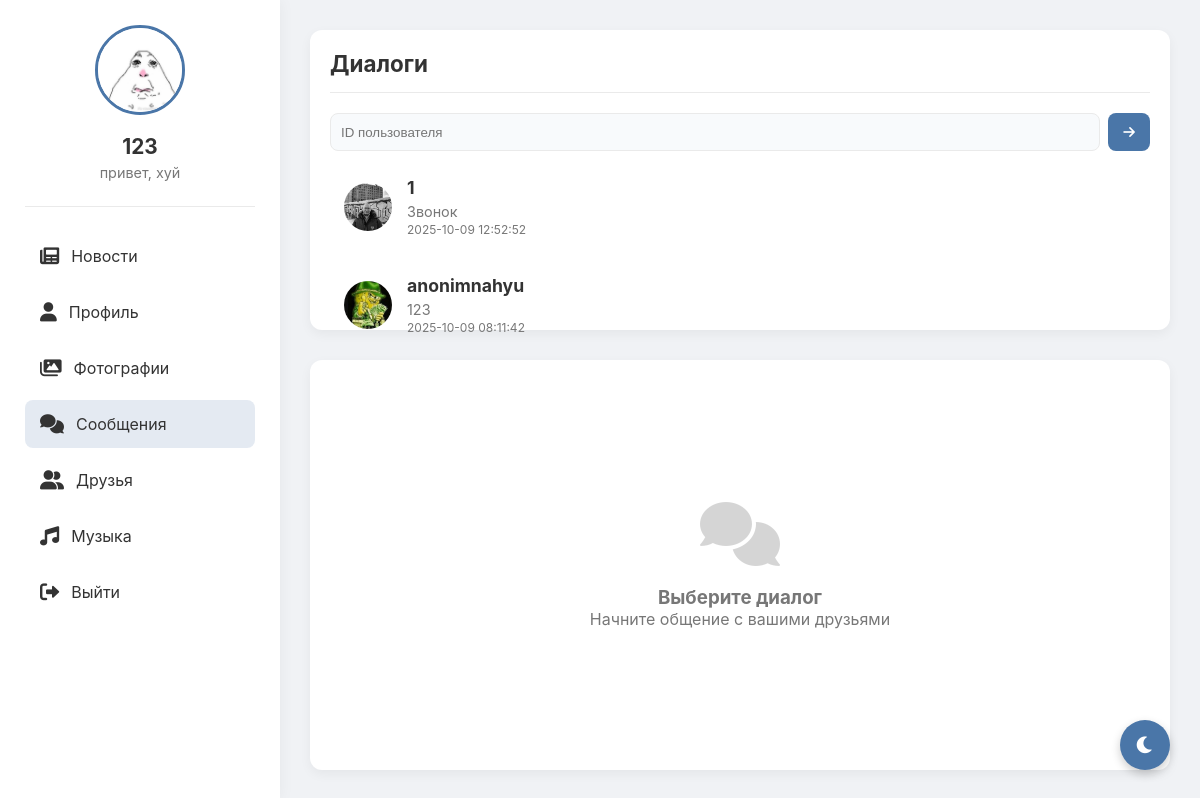
Screenshot of /messages (signed in) with the database file from the repository.
### tables this page shows
CREATE TABLE users (
                id INTEGER PRIMARY KEY AUTOINCREMENT,
                username TEXT UNIQUE NOT NULL,
                password TEXT NOT NULL,
                email TEXT,
                bio TEXT,
                avatar TEXT, role TEXT DEFAULT 'user' CHECK(role IN ('admin', 'moderator', 'user')), is_online BOOLEAN DEFAULT FALSE, last_seen DATETIME, banner TEXT, is_blocked BOOLEAN DEFAULT 0, block_reason TEXT);

CREATE TABLE messages (
                id INTEGER PRIMARY KEY AUTOINCREMENT,
                sender_id INTEGER NOT NULL,
                receiver_id INTEGER NOT NULL,
                content TEXT NOT NULL,
                file_path TEXT,
                timestamp DATETIME DEFAULT CURRENT_TIMESTAMP,
                FOREIGN KEY(sender_id) REFERENCES users(id),
                FOREIGN KEY(receiver_id) REFERENCES users(id));

### routes/messages.py (the view, shortened to what this page needs)
@bp.route('/messages')
@bp.route('/messages/<int:friend_id>')
def messages(friend_id=None):
    if 'user_id' not in session:
        return redirect(url_for('auth.index'))
    user_id = session['user_id']
    conn = get_db()
    c = conn.cursor()
    c.execute("SELECT * FROM users WHERE id = ?", (user_id,))
    user = c.fetchone()
    c.execute('''SELECT users.id, users.username, users.avatar, users.is_online, users.last_seen
                FROM friends
                JOIN users ON friends.friend_id = users.id
                WHERE friends.user_id = ? AND friends.status = 'accepted'
                UNION
                SELECT users.id, users.username, users.avatar, users.is_online, users.last_seen
                FROM friends
                JOIN users ON friends.user_id = users.id
                WHERE friends.friend_id = ? AND friends.status = 'accepted'
                ORDER BY username''', (user_id, user_id))
    friends = c.fetchall()
    last_map = {}
    try:
        c.execute('''SELECT sender_id, receiver_id, content, file_path, timestamp
                     FROM messages
                     WHERE sender_id = ? OR receiver_id = ?
                     ORDER BY timestamp DESC''', (user_id, user_id))
        rows = c.fetchall()
        def make_preview(content, file_path):
            if file_path:
                import os as _os
                name = _os.path.basename(file_path)
                ext = (name.rsplit('.', 1)[-1] or '').lower()
                if ext in ('jpg','jpeg','png','gif','webp','bmp'):
                    return 'Фото'
            if not content:
                return 'Сообщение'
            if isinstance(content, bytes):
                content = content.decode('utf-8', 'ignore')
            text = str(content)
            if text.startswith('[call]'):
                return 'Звонок'
            if text.startswith('enc:'):
                return 'Сообщение'
            if len(text) > 42:
                text = text[:39] + '…'
            return text
        for r in rows:
            sid, rid, cont, fpath, ts = r
            fid = rid if sid == user_id else sid
            if fid in last_map:
                continue
            epoch = None
            try:
                from datetime import datetime as _dt
                try:
                    epoch = int(_dt.strptime(ts.split('.')[0], '%Y-%m-%d %H:%M:%S').timestamp())
                except Exception:
                    epoch = int(_dt.fromisoformat(ts).timestamp())
            except Exception:
                epoch = 0
            last_map[fid] = {'preview': make_preview(cont, fpath), 'time': ts, 'epoch': epoch}
    except Exception:
        last_map = {}
    messages = []
    active_friend = None
    conn.close()
    return render_template('messages.html',
                         user=user,
                         friends=friends,
                         last_map=last_map,
                         messages=messages,
                         friend_id=friend_id,
                         active_friend=active_friend,
                         active_page='messages')

### app.py (called while the page is built)
def _gen_csrf_token():
    import secrets
    token = session.get('_csrf_token')
    if not token:
        token = secrets.token_urlsafe(32)
        session['_csrf_token'] = token
    return token

@app.context_processor
def inject_csrf():
    return {'csrf_token': _gen_csrf_token()}

@app.before_request
def csrf_protect():
    if request.method in ('POST','PUT','PATCH','DELETE'):
        if request.path.startswith('/socket.io') or request.path.startswith('/static'):
            return None
        if request.endpoint in {'auth.index'}:
            if not session.get('_csrf_token'):
                return None
        token = None
        token = request.headers.get('X-CSRFToken') or request.headers.get('X-CSRF-Token')
        if not token:
            token = request.form.get('csrf_token') or request.args.get('csrf_token')
        if not token and request.is_json:
            try:
                token = (request.get_json(silent=True) or {}).get('csrf_token')
            except Exception:
                token = None
        if not token or token != session.get('_csrf_token'):
            return ('CSRF token missing or invalid', 400)

@app.before_request
def enforce_account_block():
    try:
        if request.path.startswith('/static') or request.path.startswith('/socket.io'):
            return None
        if request.endpoint in {'auth.blocked', 'auth.index', 'static.static_files'}:
            return None
        if 'user_id' not in session:
            return None
        from models import get_db
        conn = get_db()
        c = conn.cursor()
        c.execute('SELECT is_blocked, block_reason FROM users WHERE id = ?', (session['user_id'],))
        row = c.fetchone()
        conn.close()
        if row and row['is_blocked']:
            reason = row['block_reason'] or 'Профиль заблокирован администратором'
            return render_template('blocked.html', reason=reason)
    except Exception:
        return None

### models.py (called while the page is built)
def get_db():
    conn = sqlite3.connect('social_network.db')
    conn.row_factory = sqlite3.Row
    return conn

### templates/messages.html (shortened to what this page needs)
<!DOCTYPE html>
<html lang="ru">
<head>
    <link href="https://cdnjs.cloudflare.com/ajax/libs/font-awesome/6.0.0/css/all.min.css" rel="stylesheet">
</head>
<body>
    <div class="app-container">
        <div class="sidebar">
            <div class="profile-card">
                <img src="{% if user[5] %}{{ url_for('static', filename='uploads/' + user[5]) }}{% else %}{{ url_for('static', filename='uploads/default_avatar.png') }}{% endif %}"
                     alt="Avatar"
                     onerror="this.onerror=null; this.src='{{ url_for('static', filename='uploads/default_avatar.png') }}'">
                <h3>{{ user[1] }}</h3>
                <p>{{ user[4] or 'Статус не указан' }}</p>
            </div>
            <div class="nav">
                <a href="{{ url_for('feed.feed') }}">
                    <i class="fas fa-newspaper"></i> Новости
                </a>
                <a href="{{ url_for('profile.profile') }}">
                    <i class="fas fa-user"></i> Профиль
                </a>
                <a href="{{ url_for('gallery.gallery') }}">
                    <i class="fas fa-images"></i> Фотографии
                </a>
                <a href="{{ url_for('messages.messages') }}" {% if active_page == 'messages' %}class="active"{% endif %}>
                    <i class="fas fa-comments"></i> Сообщения
                </a>
                <a href="{{ url_for('friends.friends') }}" {% if active_page == 'friends' %}class="active"{% endif %}>
                    <i class="fas fa-user-friends"></i> Друзья
                </a>
                <a href="{{ url_for('music.music_index') }}" {% if active_page == 'music' %}class="active"{% endif %}>
                    <i class="fas fa-music"></i> Музыка
                </a>
                <a href="{{ url_for('static.logout') }}">
                    <i class="fas fa-sign-out-alt"></i> Выйти
                </a>
            </div>
        </div>
        <div class="content">
            <div class="friends-list">
                <h2>Диалоги</h2>
                <div style="display:flex; gap:8px; margin-bottom:12px;">
                    <input id="start-chat-id" type="number" placeholder="ID пользователя" style="flex:1; padding:8px 10px; border:1px solid var(--border-color); border-radius:8px; background: var(--info-bg); color: var(--text-primary);">
                    <button id="start-chat-btn" title="Написать" style="width:42px;height:38px;border-radius:8px;border:none;background:var(--active-color);color:#fff;cursor:pointer"><i class="fas fa-arrow-right"></i></button>
                </div>
                {% for friend in friends %}
                {% set lm = last_map.get(friend[0]) if last_map else None %}
                {% set preview = (lm.preview if lm else 'Последнее сообщение...') %}
                <div class="friend-item {% if friend_id == friend[0] %}active{% endif %}" onclick="location.href='{{ url_for('messages.messages', friend_id=friend[0]) }}'">
                    <img src="{% if friend[2] %}{{ url_for('static', filename='uploads/' + friend[2]) }}{% else %}{{ url_for('static', filename='uploads/default_avatar.png') }}{% endif %}"
                         alt="Avatar"
                         onerror="this.onerror=null; this.src='{{ url_for('static', filename='uploads/default_avatar.png') }}'">
                    <div class="friend-info">
                        <h3>{{ friend[1] }}</h3>
                        <p>{{ preview }}</p>
                        {% if lm and lm.epoch %}
                        <div style="font-size:12px;color:var(--text-secondary);margin-top:2px;">{{ lm.time }}</div>
                        {% endif %}
                    </div>
                </div>
                {% endfor %}
            </div>
            <div class="chat-container">
                {% if friend_id %}
                <div class="chat-header">
                    <div class="chat-avatar">
                        <img src="{% if active_friend[5] %}{{ url_for('static', filename='uploads/' + active_friend[5]) }}{% else %}{{ url_for('static', filename='uploads/default_avatar.png') }}{% endif %}"
                             alt="Аватар {{ active_friend[1] }}"
                             onerror="this.onerror=null; this.src='{{ url_for('static', filename='uploads/default_avatar.png') }}'">
                        <div class="chat-status {% if active_friend[6] %}chat-status-online{% endif %}"></div>
                        <div class="mic-muted" id="peer-mic-muted" title="Микрофон выключен"><i class="fas fa-microphone-slash"></i></div>
                    </div>
                    <div class="chat-info">
                        <h3>{{ active_friend[1] }}</h3>
                        <p id="peer-status-text">
                            {% if active_friend[6] %}
                                онлайн
                            {% else %}
                                был(а) {{ active_friend[7].strftime('%H:%M') if active_friend[7] else 'недавно' }}
                            {% endif %}
                        </p>
                    </div>
                    <div class="chat-actions">
                        <button id="audio-call-btn" title="Аудиозвонок"><i class="fas fa-phone-alt"></i></button>
                        <button id="video-call-btn" title="Видеозвонок"><i class="fas fa-video"></i></button>
                        <button id="encrypt-btn" title="Шифрование" style="display:inline-flex;"><i class="fas fa-lock-open"></i></button>
                        <button id="mute-btn" title="Отключить микрофон" style="display:none;"><i class="fas fa-microphone"></i></button>
                        <button title="Дополнительно"><i class="fas fa-ellipsis-v"></i></button>
                    </div>
                </div>
                <div class="chat-messages" id="chat-messages">
                    {% for msg in messages %}
                    <div class="message {% if msg[1] == session['user_id'] %}sent{% else %}received{% endif %}">
                        {% if msg[3] and msg[3][:4] == 'enc:' %}
                        <div class="message-text cipher">Сообщение расшифровывается…</div>
                        {% else %}
                        <div class="message-text">{{ msg[3] }}</div>
                        {% endif %}
                        <div class="message-time">{{ msg[4] }}</div>
                    </div>
                    {% endfor %}
                </div>
                <div class="typing-indicator" id="typing-indicator">
                    {{ active_friend[1] }} печатает...
                </div>
                <div class="chat-input">
                    <button id="select-mode-btn" title="Выбрать сообщения"><i class="fas fa-check-square"></i></button>
                    <button id="attach-button" title="Прикрепить файл"><i class="fas fa-paperclip"></i></button>
                    <input type="file" id="file-input" style="display: none;">
                    <textarea id="message-input" placeholder="Напишите сообщение..."></textarea>
                    <button id="copy-selected-btn" title="Копировать выбранные" style="display:none;"><i class="fas fa-copy"></i></button>
                    <button id="share-selected-btn" title="Поделиться выбранными" style="display:none;"><i class="fas fa-share-alt"></i></button>
                    <button id="send-button" title="Отправить"><i class="fas fa-paper-plane"></i></button>
                </div>
                <button class="fab" id="fab-scroll" title="Вниз"><i class="fas fa-arrow-down"></i></button>
                <button class="fab secondary" id="fab-menu" title="Меню"><i class="fas fa-ellipsis-h"></i></button>
                <div class="fab-panel" id="fab-panel">
                    <a href="{{ url_for('feed.feed') }}"><i class="fas fa-newspaper"></i> Лента</a>
                    <a href="{{ url_for('music.music_index') }}"><i class="fas fa-music"></i> Музыка</a>
                    <a href="{{ url_for('profile.profile') }}"><i class="fas fa-user"></i> Профиль</a>
                </div>
                {% else %}
                <div class="empty-chat">
                    <i class="fas fa-comments"></i>
                    <h3>Выберите диалог</h3>
                    <p>Начните общение с вашими друзьями</p>
                </div>
                {% endif %}
            </div>
        </div>
    </div>
    <button class="theme-toggle" id="themeToggle">
        <i class="fas fa-moon"></i>
    </button>
</body>
</html>

### static/css/hud.css (style rules this page uses)
.sidebar { width:280px; position:fixed; left:0; top:0; height:100vh; padding:25px; background: var(--sidebar-bg, var(--bg-secondary, #ffffff)); color: var(--text-color, var(--text-primary, #333)); box-shadow: 0 0 15px var(--shadow-color, rgba(0,0,0,0.05)); z-index:100; }
.content { margin-left:280px; }
.profile-card { text-align:center; padding-bottom:25px; border-bottom:1px solid var(--border-color, #eaeaea); margin-bottom:25px; }
.profile-card img { width:90px; height:90px; border-radius:50%; object-fit:cover; border:3px solid var(--primary-color, #4a76a8); }
.profile-card h3 { margin:15px 0 5px; font-size:1.3rem; }
.profile-card p { color: var(--secondary-text, var(--text-secondary, #777)); font-size:0.9rem; }
.nav { margin-top:15px; }
.nav a { display:flex; align-items:center; padding:14px 15px; text-decoration:none; border-radius:8px; margin-bottom:8px; color: var(--text-color, var(--text-primary, #333)); transition: all .2s; }
.nav a.active { background: var(--nav-active-bg, rgba(74,118,168,.15)); color: var(--text-color, var(--text-primary,#333)); }
.sidebar .nav a.active { background: var(--nav-active-bg, rgba(74,118,168,.15)); color: var(--text-color, var(--text-primary,#333)); }
.nav a i { margin-right:12px; font-size:1.2rem; }

### rows the page displays
users: avatar (picture), username "123", bio "привет, хуй"
users: avatar (picture), username "1", preview "Звонок"
messages: time "2025-10-09 12:52:52"
users: avatar (picture), username "anonimnahyu"
messages: content "123", time "2025-10-09 08:11:42"
